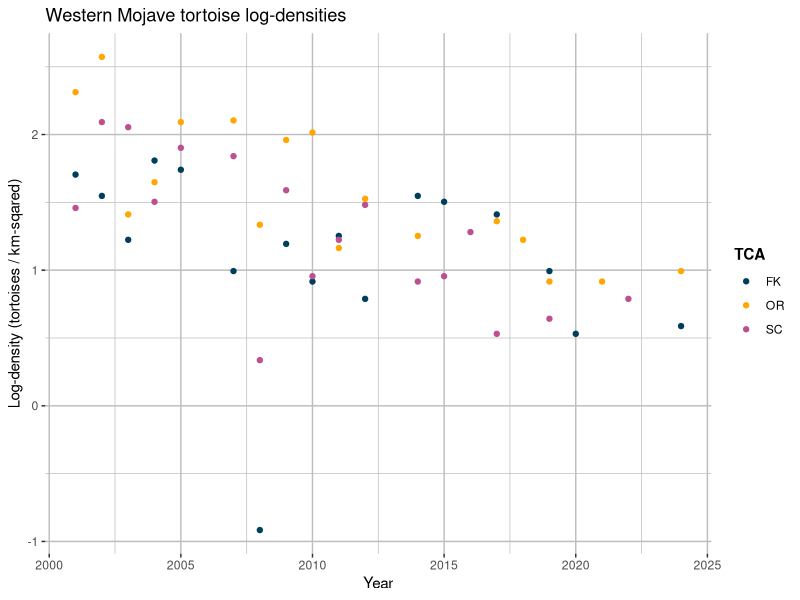
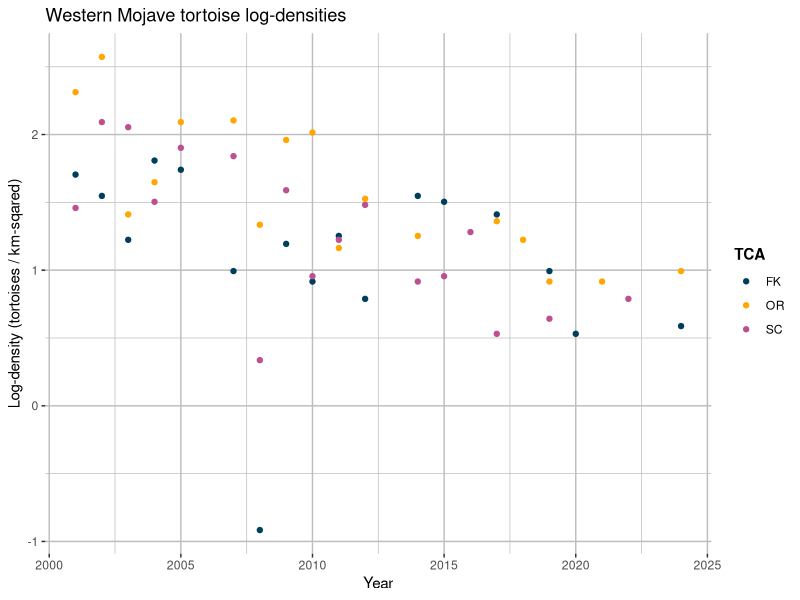

Reproduce these figures in R, in order.
library(dplyr)
library(ggplot2)

# Import tortoise data
df <- read.csv("./data/tortoise_densities.csv")

# Log-transform densities
df[2:dim(df)[2]] <- lapply(df[2:dim(df)[2]], log)

# Define RUs and TCAs, for my own reference
western_mojave <- c("FK", "SC", "OR")
colorado_desert <- c("PV", "FE", "CM", "PT", "JT", "CK", "AG")
eastern_mojave <- c("EV", "IV")
northeastern_mojave <- c("CS", "MM", "GB", "BD")

# Plot WM log-densities
colors = c("FK" = "#003f5c", "SC" = "#bc5090", "OR" = "#ffa600")
wm_plot <- ggplot(df, aes(x = year)) +
  geom_point(aes(y = FK, color = "FK")) +
  geom_point(aes(y = SC, color = "SC")) +
  geom_point(aes(y = OR, color = "OR")) +
  scale_color_manual(values = colors, name  = "TCA") +
  theme(panel.background = element_rect(fill = "white"),
        panel.grid.major = element_line(color = "grey"),
        panel.grid.minor = element_line(color = "grey"),
        legend.title = element_text(face = "bold")) +
  xlab("Year") +
  ylab("Log-density (tortoises / km-sqared)") + 
  ggtitle("Western Mojave tortoise log-densities")
ggsave("./plots/tortoiseDensities/western_mojave.png", wm_plot)

# Average WM densities
y = (df$FK + df$SC + df$OR) * 1 / 3
fit <- lm(y ~ df$year)

# Isolate fit
b <- fit$coefficients[1]
m <- fit$coefficients[2]
line = data.frame(df$year, df$year * m + b)

# Plot fit
colors = c("FK" = "#003f5c", "SC" = "#bc5090", "OR" = "#ffa600", "Fit" = "black")
ggplot(df, aes(x = year)) +
  geom_point(aes(y = FK, color = "FK")) +
  geom_point(aes(y = SC, color = "SC")) +
  geom_point(aes(y = OR, color = "OR")) +
  scale_color_manual(values = colors, name  = "TCA") +
  theme(panel.background = element_rect(fill = "white"),
        panel.grid.major = element_line(color = "grey"),
        panel.grid.minor = element_line(color = "grey"),
        legend.title = element_text(face = "bold")) +
  xlab("Year") +
  ylab("Log-density (tortoises / km-sqared)") + 
  ggtitle("Western Mojave tortoise log-densities")
